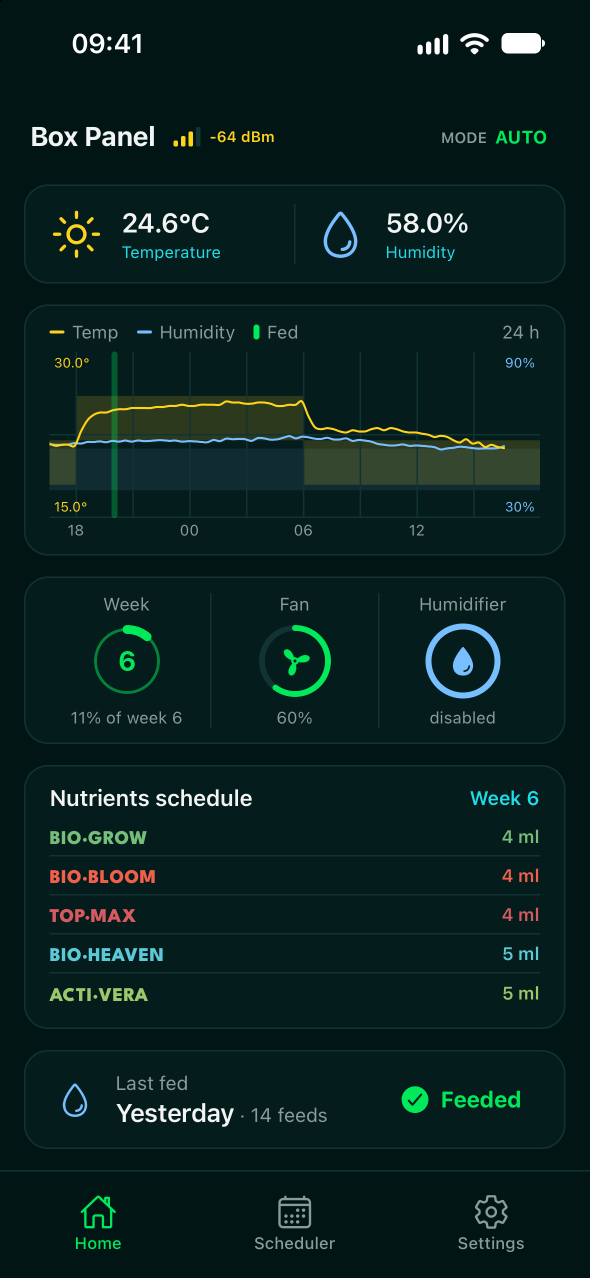
#> input picture screenshots/home-auto.png, 1179 x 2556 px (shown at 1/2 size)
$ python make_screens.py
#> lines starting #> are read from the running program, lines starting #| are printed output that depends on the picture
# make_screens.py - lays the simulator screenshots from screenshots/ out
# into screenshots/screens.png and screenshots/screens-more.png
# (run on a Mac, needs Pillow):
#   python3 tools/make_screens.py
import os

from PIL import Image, ImageDraw, ImageFont

ROOT = os.path.join(os.path.dirname(os.path.abspath(__file__)), "..", "screenshots")
FONT = "/System/Library/Fonts/SFNS.ttf"

K = 2  # drawn at 2x, scaled down for smooth edges
W = 1500  # final width
PAD = 60
GAP = 40

BG = "#011515"
TEXT = "#F2F5F4"
DIM = "#8A9B9B"
EDGE = "#123333"
GREEN = "#00E95A"
CYAN = "#20DCE8"

TITLE = "GrowBox app"
SUBTITLE = "Live climate · light schedule · fan & humidifier · watering log"
NOTE = "Expo / React Native, talks to the ESP32 controller over the home WiFi. No cloud, no account."

# name: (columns, [(file, name, caption line 1, caption line 2)])
PAGES = {
    "screens.png": (4, [
        ("home-auto.png", "Home · Auto",
         "Flowering: climate, 24 h chart,",
         "week, fan, humidifier, nutrients"),
        ("home-manual.png", "Home · Manual",
         "Veg: chart against the veg ranges,",
         "fan, humidifier band, nutrients"),
        ("chart-7days.png", "7-day chart",
         "Tap the chart for the last 7 days,",
         "green bars mark each watering"),
        ("scheduler.png", "Scheduler",
         "Light on and off times",
         "for the Auto (flowering) mode"),
        ("settings-manual.png", "Settings · Manual",
         "Light and fan switches, Auto fan,",
         "day fan level, display and monitor"),
        ("settings-auto.png", "Settings · Auto",
         "Flowering start, fan speed,",
         "night fan and night dimmer"),
        ("feed-me-now.png", "Feed me now",
         "Day 4 without watering: the card",
         "turns red, alerts every 2 h"),
        ("offline.png", "Offline",
         "The controller doesn't answer:",
         "reload, or wait for the auto retry"),
    ]),
    "screens-more.png": (3, [
        ("settings-manual-2.png", "Settings · Manual",
         "Scrolled down: display, monitor",
         "and monitor brightness"),
        ("settings-auto-2.png", "Settings · Auto",
         "Scrolled down: night dimmer,",
         "display, monitor and brightness"),
        ("scheduler-change.png", "Change time",
         "Type the new on or off time",
         "and save it to the controller"),
        ("settings-manual-autofan.png", "Auto fan",
         "The controller sets the fan speed",
         "from the temperature"),
        ("feed-late.png", "Day 3 reminder",
         "Third day without watering:",
         "the feeding card turns yellow"),
    ]),
}

_fonts = {}


def font(size, weight="Regular"):
    key = (size, weight)

    if key not in _fonts:
        f = ImageFont.truetype(FONT, size * K)
        f.set_variation_by_name(weight)
        _fonts[key] = f

    return _fonts[key]


def s(*v):
    return [round(x * K) for x in v]


def corner_mask(size, radius):
    mask = Image.new("L", size, 0)
    ImageDraw.Draw(mask).rounded_rectangle((0, 0, size[0] - 1, size[1] - 1), radius=radius, fill=255)
    return mask


def render(name, cols, screens):
#> called with name = 'screens.png', cols = 4
    col_w = (W - 2 * PAD - (cols - 1) * GAP) / cols
    shot_w = col_w - 2 * 9  # 6 px gap + 3 px frame on each side
    first = Image.open(os.path.join(ROOT, screens[0][0]))
#> first is the input picture: PIL image 1179x2556 RGBA; mean R, G, B, A 9.5, 33, 30.8, 255
    shot_h = shot_w * first.height / first.width
#> shot_h = 643.9

    header_h = 190
    cell_h = 40 + shot_h + 18 + 70
#> cell_h = 771.9
    rows = (len(screens) + cols - 1) // cols
    H = round(header_h + rows * cell_h + (rows - 1) * GAP + PAD)
#> H = 1834

    img = Image.new("RGB", (W * K, H * K), BG)
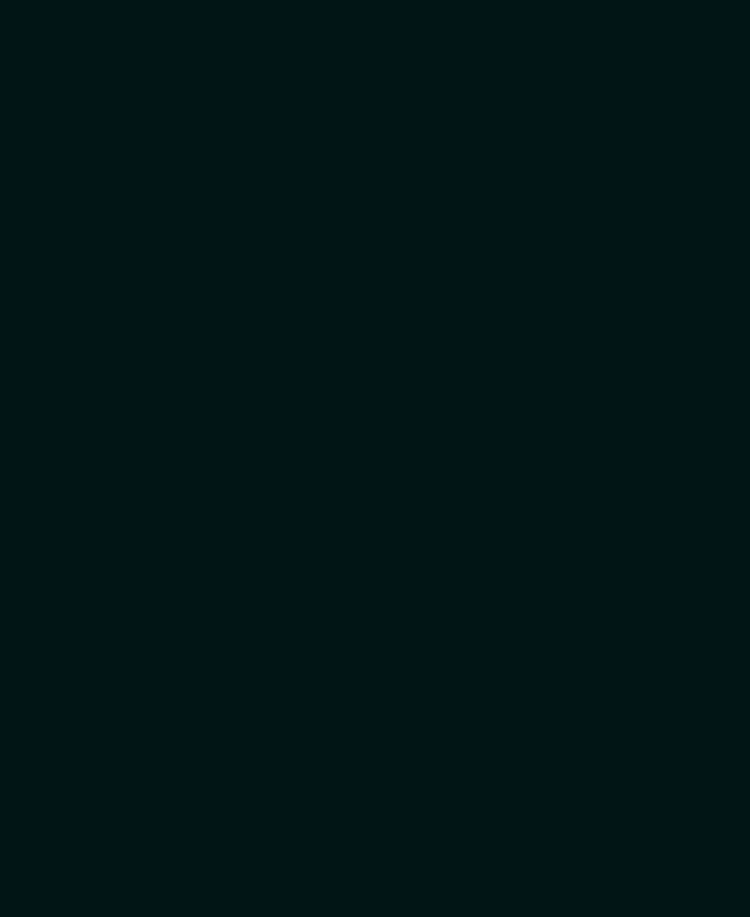
#> img: PIL image 3000x3668 RGB (shown at 1/4 size); mean R, G, B 1, 21, 21
    d = ImageDraw.Draw(img)

    d.text(s(PAD, 52), TITLE, font=font(40, "Bold"), fill=TEXT)
    d.text(s(PAD, 106), SUBTITLE, font=font(22, "Medium"), fill=CYAN)
    d.text(s(PAD, 142), NOTE, font=font(17), fill=DIM)

    for i, (file, title, line1, line2) in enumerate(screens):
        row, col = divmod(i, cols)
        # a short last row is centred
        in_row = min(cols, len(screens) - row * cols)
        x0 = PAD + (W - 2 * PAD - in_row * col_w - (in_row - 1) * GAP) / 2 + col * (col_w + GAP)
        y0 = header_h + row * (cell_h + GAP)
        cx = x0 + col_w / 2

        d.text(s(cx, y0), title, font=font(22, "Bold"), fill=GREEN, anchor="ma")

        fy = y0 + 40
        d.rounded_rectangle(s(x0, fy, x0 + col_w, fy + shot_h + 18), radius=round(shot_w * 0.14 * K) + 9 * K,
                            outline=EDGE, width=3 * K)
        shot = Image.open(os.path.join(ROOT, file)).convert("RGB")
        shot = shot.resize(s(shot_w, shot_h), Image.LANCZOS)
        img.paste(shot, s(x0 + 9, fy + 9), corner_mask(shot.size, round(shot_w * 0.14 * K)))

        ty = fy + shot_h + 18 + 16
        d.text(s(cx, ty), line1, font=font(16, "Medium"), fill=TEXT, anchor="ma")
        d.text(s(cx, ty + 24), line2, font=font(16), fill=DIM, anchor="ma")

    img.resize((W, H), Image.LANCZOS).save(os.path.join(ROOT, name), optimize=True)
    print(name, W, H)


for name, (cols, screens) in PAGES.items():
#> (the run stopped early here; a loop or call above may not have finished)
